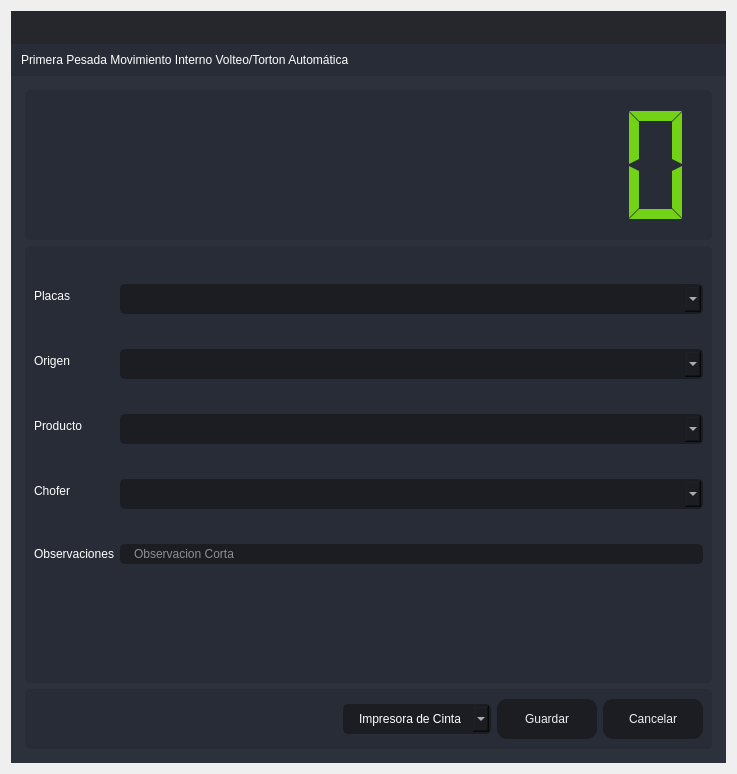
<?xml version="1.0" encoding="UTF-8"?>
<ui version="4.0">
 <class>PrimeraPTA</class>
 <widget class="QDialog" name="PrimeraPTA">
  <property name="windowModality">
   <enum>Qt::ApplicationModal</enum>
  </property>
  <property name="geometry">
   <rect>
    <x>0</x>
    <y>0</y>
    <width>737</width>
    <height>774</height>
   </rect>
  </property>
  <property name="minimumSize">
   <size>
    <width>737</width>
    <height>774</height>
   </size>
  </property>
  <property name="maximumSize">
   <size>
    <width>737</width>
    <height>774</height>
   </size>
  </property>
  <property name="windowTitle">
   <string>Primera Pesada Compra Torton Automática</string>
  </property>
  <layout class="QVBoxLayout" name="verticalLayout_6">
   <item>
    <widget class="QFrame" name="frame_main">
     <property name="styleSheet">
      <string notr="true">/* LINE EDIT */
QLineEdit {
	background-color: rgb(27, 29, 35);
	border-radius: 5px;
	border: 2px solid rgb(27, 29, 35);
	padding-left: 10px;
}
QLineEdit:hover {
	border: 2px solid rgb(64, 71, 88);
}
QLineEdit:focus {
	border: 2px solid rgb(91, 101, 124);
}

/* SCROLL BARS */
QScrollBar:horizontal {
    border: none;
    background: rgb(52, 59, 72);
    height: 14px;
    margin: 0px 21px 0 21px;
	border-radius: 0px;
}
QScrollBar::handle:horizontal {
    background: rgb(85, 170, 255);
    min-width: 25px;
	border-radius: 7px
}
QScrollBar::add-line:horizontal {
    border: none;
    background: rgb(55, 63, 77);
    width: 20px;
	border-top-right-radius: 7px;
    border-bottom-right-radius: 7px;
    subcontrol-position: right;
    subcontrol-origin: margin;
}
QScrollBar::sub-line:horizontal {
    border: none;
    background: rgb(55, 63, 77);
    width: 20px;
	border-top-left-radius: 7px;
    border-bottom-left-radius: 7px;
    subcontrol-position: left;
    subcontrol-origin: margin;
}
QScrollBar::up-arrow:horizontal, QScrollBar::down-arrow:horizontal
{
     background: none;
}
QScrollBar::add-page:horizontal, QScrollBar::sub-page:horizontal
{
     background: none;
}
 QScrollBar:vertical {
	border: none;
    background: rgb(52, 59, 72);
    width: 14px;
    margin: 21px 0 21px 0;
	border-radius: 0px;
 }
 QScrollBar::handle:vertical {	
	background: rgb(85, 170, 255);
    min-height: 25px;
	border-radius: 7px
 }
 QScrollBar::add-line:vertical {
     border: none;
    background: rgb(55, 63, 77);
     height: 20px;
	border-bottom-left-radius: 7px;
    border-bottom-right-radius: 7px;
     subcontrol-position: bottom;
     subcontrol-origin: margin;
 }
 QScrollBar::sub-line:vertical {
	border: none;
    background: rgb(55, 63, 77);
     height: 20px;
	border-top-left-radius: 7px;
    border-top-right-radius: 7px;
     subcontrol-position: top;
     subcontrol-origin: margin;
 }
 QScrollBar::up-arrow:vertical, QScrollBar::down-arrow:vertical {
     background: none;
 }

 QScrollBar::add-page:vertical, QScrollBar::sub-page:vertical {
     background: none;
 }

/* CHECKBOX */
QCheckBox::indicator {
    border: 3px solid rgb(52, 59, 72);
	width: 15px;
	height: 15px;
	border-radius: 10px;
    background: rgb(44, 49, 60);
}
QCheckBox::indicator:hover {
    border: 3px solid rgb(58, 66, 81);
}
QCheckBox::indicator:checked {
    background: 3px solid rgb(52, 59, 72);
	border: 3px solid rgb(52, 59, 72);	
	background-image: url(:/16x16/icons/16x16/cil-check-alt.png);
}

/* RADIO BUTTON */
QRadioButton::indicator {
    border: 3px solid rgb(52, 59, 72);
	width: 15px;
	height: 15px;
	border-radius: 10px;
    background: rgb(44, 49, 60);
}
QRadioButton::indicator:hover {
    border: 3px solid rgb(58, 66, 81);
}
QRadioButton::indicator:checked {
    background: 3px solid rgb(94, 106, 130);
	border: 3px solid rgb(52, 59, 72);	
}

/* COMBOBOX */
QComboBox{
	background-color: rgb(27, 29, 35);
	border-radius: 5px;
	border: 2px solid rgb(27, 29, 35);
	padding: 5px;
	padding-left: 10px;
}
QComboBox:hover{
	border: 2px solid rgb(64, 71, 88);
}
QComboBox::drop-down {
	subcontrol-origin: padding;
	subcontrol-position: top right;
	width: 25px; 
	border-left-width: 3px;
	border-left-color: rgba(39, 44, 54, 150);
	border-left-style: solid;
	border-top-right-radius: 3px;
	border-bottom-right-radius: 3px;	
	background-image: url(:/16x16/icons/16x16/cil-arrow-bottom.png);
	background-position: center;
	background-repeat: no-reperat;
 }
QComboBox QAbstractItemView {
	color: rgb(85, 170, 255);	
	background-color: rgb(27, 29, 35);
	padding: 10px;
	selection-background-color: rgb(39, 44, 54);
}

/* SLIDERS */
QSlider::groove:horizontal {
    border-radius: 9px;
    height: 18px;
	margin: 0px;
	background-color: rgb(52, 59, 72);
}
QSlider::groove:horizontal:hover {
	background-color: rgb(55, 62, 76);
}
QSlider::handle:horizontal {
    background-color: rgb(85, 170, 255);
    border: none;
    height: 18px;
    width: 18px;
    margin: 0px;
	border-radius: 9px;
}
QSlider::handle:horizontal:hover {
    background-color: rgb(105, 180, 255);
}
QSlider::handle:horizontal:pressed {
    background-color: rgb(65, 130, 195);
}

QSlider::groove:vertical {
    border-radius: 9px;
    width: 18px;
    margin: 0px;
	background-color: rgb(52, 59, 72);
}
QSlider::groove:vertical:hover {
	background-color: rgb(55, 62, 76);
}
QSlider::handle:vertical {
    background-color: rgb(85, 170, 255);
	border: none;
    height: 18px;
    width: 18px;
    margin: 0px;
	border-radius: 9px;
}
QSlider::handle:vertical:hover {
    background-color: rgb(105, 180, 255);
}
QSlider::handle:vertical:pressed {
    background-color: rgb(65, 130, 195);
}

</string>
     </property>
     <property name="frameShape">
      <enum>QFrame::NoFrame</enum>
     </property>
     <property name="frameShadow">
      <enum>QFrame::Raised</enum>
     </property>
     <layout class="QVBoxLayout" name="verticalLayout">
      <property name="spacing">
       <number>0</number>
      </property>
      <property name="leftMargin">
       <number>0</number>
      </property>
      <property name="topMargin">
       <number>0</number>
      </property>
      <property name="rightMargin">
       <number>0</number>
      </property>
      <property name="bottomMargin">
       <number>0</number>
      </property>
      <item>
       <widget class="QFrame" name="frame_top">
        <property name="minimumSize">
         <size>
          <width>0</width>
          <height>65</height>
         </size>
        </property>
        <property name="maximumSize">
         <size>
          <width>16777215</width>
          <height>65</height>
         </size>
        </property>
        <property name="styleSheet">
         <string notr="true">background-color: transparent;</string>
        </property>
        <property name="frameShape">
         <enum>QFrame::NoFrame</enum>
        </property>
        <property name="frameShadow">
         <enum>QFrame::Raised</enum>
        </property>
        <layout class="QHBoxLayout" name="horizontalLayout_3">
         <property name="spacing">
          <number>0</number>
         </property>
         <property name="leftMargin">
          <number>0</number>
         </property>
         <property name="topMargin">
          <number>0</number>
         </property>
         <property name="rightMargin">
          <number>0</number>
         </property>
         <property name="bottomMargin">
          <number>0</number>
         </property>
         <item>
          <widget class="QFrame" name="frame_toggle">
           <property name="maximumSize">
            <size>
             <width>70</width>
             <height>16777215</height>
            </size>
           </property>
           <property name="styleSheet">
            <string notr="true">background-color: rgb(27, 29, 35);</string>
           </property>
           <property name="frameShape">
            <enum>QFrame::NoFrame</enum>
           </property>
           <property name="frameShadow">
            <enum>QFrame::Raised</enum>
           </property>
           <layout class="QVBoxLayout" name="verticalLayout_3">
            <property name="spacing">
             <number>0</number>
            </property>
            <property name="leftMargin">
             <number>0</number>
            </property>
            <property name="topMargin">
             <number>0</number>
            </property>
            <property name="rightMargin">
             <number>0</number>
            </property>
            <property name="bottomMargin">
             <number>0</number>
            </property>
           </layout>
          </widget>
         </item>
         <item>
          <widget class="QFrame" name="frame_top_right">
           <property name="styleSheet">
            <string notr="true">background: transparent;</string>
           </property>
           <property name="frameShape">
            <enum>QFrame::NoFrame</enum>
           </property>
           <property name="frameShadow">
            <enum>QFrame::Raised</enum>
           </property>
           <layout class="QVBoxLayout" name="verticalLayout_2">
            <property name="spacing">
             <number>0</number>
            </property>
            <property name="leftMargin">
             <number>0</number>
            </property>
            <property name="topMargin">
             <number>0</number>
            </property>
            <property name="rightMargin">
             <number>0</number>
            </property>
            <property name="bottomMargin">
             <number>0</number>
            </property>
            <item>
             <widget class="QFrame" name="frame_top_btns">
              <property name="maximumSize">
               <size>
                <width>16777215</width>
                <height>42</height>
               </size>
              </property>
              <property name="styleSheet">
               <string notr="true">background-color: rgba(27, 29, 35, 200)</string>
              </property>
              <property name="frameShape">
               <enum>QFrame::NoFrame</enum>
              </property>
              <property name="frameShadow">
               <enum>QFrame::Raised</enum>
              </property>
              <layout class="QHBoxLayout" name="horizontalLayout_4">
               <property name="spacing">
                <number>0</number>
               </property>
               <property name="leftMargin">
                <number>0</number>
               </property>
               <property name="topMargin">
                <number>0</number>
               </property>
               <property name="rightMargin">
                <number>0</number>
               </property>
               <property name="bottomMargin">
                <number>0</number>
               </property>
               <item>
                <widget class="QFrame" name="frame_label_top_btns">
                 <property name="sizePolicy">
                  <sizepolicy hsizetype="Expanding" vsizetype="Preferred">
                   <horstretch>0</horstretch>
                   <verstretch>0</verstretch>
                  </sizepolicy>
                 </property>
                 <property name="frameShape">
                  <enum>QFrame::NoFrame</enum>
                 </property>
                 <property name="frameShadow">
                  <enum>QFrame::Raised</enum>
                 </property>
                 <layout class="QHBoxLayout" name="horizontalLayout_10">
                  <property name="spacing">
                   <number>0</number>
                  </property>
                  <property name="leftMargin">
                   <number>5</number>
                  </property>
                  <property name="topMargin">
                   <number>0</number>
                  </property>
                  <property name="rightMargin">
                   <number>10</number>
                  </property>
                  <property name="bottomMargin">
                   <number>0</number>
                  </property>
                 </layout>
                </widget>
               </item>
               <item alignment="Qt::AlignRight">
                <widget class="QFrame" name="frame_btns_right">
                 <property name="sizePolicy">
                  <sizepolicy hsizetype="Expanding" vsizetype="Preferred">
                   <horstretch>0</horstretch>
                   <verstretch>0</verstretch>
                  </sizepolicy>
                 </property>
                 <property name="maximumSize">
                  <size>
                   <width>120</width>
                   <height>16777215</height>
                  </size>
                 </property>
                 <property name="frameShape">
                  <enum>QFrame::NoFrame</enum>
                 </property>
                 <property name="frameShadow">
                  <enum>QFrame::Raised</enum>
                 </property>
                 <layout class="QHBoxLayout" name="horizontalLayout_5">
                  <property name="spacing">
                   <number>0</number>
                  </property>
                  <property name="leftMargin">
                   <number>0</number>
                  </property>
                  <property name="topMargin">
                   <number>0</number>
                  </property>
                  <property name="rightMargin">
                   <number>0</number>
                  </property>
                  <property name="bottomMargin">
                   <number>0</number>
                  </property>
                 </layout>
                </widget>
               </item>
              </layout>
             </widget>
            </item>
            <item>
             <widget class="QFrame" name="frame_top_info">
              <property name="maximumSize">
               <size>
                <width>16777215</width>
                <height>65</height>
               </size>
              </property>
              <property name="styleSheet">
               <string notr="true">background-color: rgb(39, 44, 54);</string>
              </property>
              <property name="frameShape">
               <enum>QFrame::NoFrame</enum>
              </property>
              <property name="frameShadow">
               <enum>QFrame::Raised</enum>
              </property>
              <layout class="QHBoxLayout" name="horizontalLayout_8">
               <property name="spacing">
                <number>0</number>
               </property>
               <property name="leftMargin">
                <number>10</number>
               </property>
               <property name="topMargin">
                <number>0</number>
               </property>
               <property name="rightMargin">
                <number>10</number>
               </property>
               <property name="bottomMargin">
                <number>0</number>
               </property>
               <item>
                <widget class="QLabel" name="label">
                 <property name="styleSheet">
                  <string notr="true">font: 75 16pt &quot;MS Shell Dlg 2&quot;;
color: rgb(255, 255, 255);</string>
                 </property>
                 <property name="text">
                  <string>Primera Pesada Movimiento Interno Volteo/Torton Automática</string>
                 </property>
                </widget>
               </item>
              </layout>
             </widget>
            </item>
           </layout>
          </widget>
         </item>
        </layout>
       </widget>
      </item>
      <item>
       <widget class="QFrame" name="frame_center">
        <property name="sizePolicy">
         <sizepolicy hsizetype="Expanding" vsizetype="Expanding">
          <horstretch>0</horstretch>
          <verstretch>0</verstretch>
         </sizepolicy>
        </property>
        <property name="styleSheet">
         <string notr="true">background-color: rgb(40, 44, 52);</string>
        </property>
        <property name="frameShape">
         <enum>QFrame::NoFrame</enum>
        </property>
        <property name="frameShadow">
         <enum>QFrame::Raised</enum>
        </property>
        <layout class="QHBoxLayout" name="horizontalLayout_2">
         <property name="spacing">
          <number>0</number>
         </property>
         <property name="leftMargin">
          <number>0</number>
         </property>
         <property name="topMargin">
          <number>0</number>
         </property>
         <property name="rightMargin">
          <number>0</number>
         </property>
         <property name="bottomMargin">
          <number>0</number>
         </property>
         <item>
          <widget class="QFrame" name="frame_content_right">
           <property name="styleSheet">
            <string notr="true">background-color: rgb(44, 49, 60);</string>
           </property>
           <property name="frameShape">
            <enum>QFrame::NoFrame</enum>
           </property>
           <property name="frameShadow">
            <enum>QFrame::Raised</enum>
           </property>
           <layout class="QVBoxLayout" name="verticalLayout_4">
            <property name="spacing">
             <number>0</number>
            </property>
            <property name="leftMargin">
             <number>0</number>
            </property>
            <property name="topMargin">
             <number>0</number>
            </property>
            <property name="rightMargin">
             <number>0</number>
            </property>
            <property name="bottomMargin">
             <number>0</number>
            </property>
            <item>
             <widget class="QFrame" name="frame_content">
              <property name="frameShape">
               <enum>QFrame::NoFrame</enum>
              </property>
              <property name="frameShadow">
               <enum>QFrame::Raised</enum>
              </property>
              <layout class="QVBoxLayout" name="verticalLayout_9">
               <property name="spacing">
                <number>0</number>
               </property>
               <property name="leftMargin">
                <number>5</number>
               </property>
               <property name="topMargin">
                <number>5</number>
               </property>
               <property name="rightMargin">
                <number>5</number>
               </property>
               <property name="bottomMargin">
                <number>5</number>
               </property>
               <item>
                <widget class="QStackedWidget" name="stackedWidget">
                 <property name="styleSheet">
                  <string notr="true">background: transparent;</string>
                 </property>
                 <property name="currentIndex">
                  <number>0</number>
                 </property>
                 <widget class="QWidget" name="page_home">
                  <layout class="QVBoxLayout" name="verticalLayout_10">
                   <item>
                    <widget class="QFrame" name="frame_3">
                     <property name="minimumSize">
                      <size>
                       <width>0</width>
                       <height>150</height>
                      </size>
                     </property>
                     <property name="maximumSize">
                      <size>
                       <width>16777215</width>
                       <height>150</height>
                      </size>
                     </property>
                     <property name="styleSheet">
                      <string notr="true">background-color: rgb(39, 44, 54);
border-radius: 5px;</string>
                     </property>
                     <property name="frameShape">
                      <enum>QFrame::StyledPanel</enum>
                     </property>
                     <property name="frameShadow">
                      <enum>QFrame::Raised</enum>
                     </property>
                     <layout class="QVBoxLayout" name="verticalLayout_11">
                      <item>
                       <layout class="QVBoxLayout" name="verticalLayout_8">
                        <item>
                         <widget class="QLCDNumber" name="lcdNumber_7">
                          <property name="styleSheet">
                           <string notr="true">color:rgb(115, 210, 22)</string>
                          </property>
                          <property name="digitCount">
                           <number>10</number>
                          </property>
                          <property name="segmentStyle">
                           <enum>QLCDNumber::Flat</enum>
                          </property>
                         </widget>
                        </item>
                       </layout>
                      </item>
                     </layout>
                    </widget>
                   </item>
                   <item>
                    <widget class="QFrame" name="frame">
                     <property name="styleSheet">
                      <string notr="true">background-color: rgb(39, 44, 54);
border-radius: 5px;</string>
                     </property>
                     <property name="frameShape">
                      <enum>QFrame::StyledPanel</enum>
                     </property>
                     <property name="frameShadow">
                      <enum>QFrame::Raised</enum>
                     </property>
                     <layout class="QVBoxLayout" name="verticalLayout_5">
                      <item>
                       <layout class="QVBoxLayout" name="verticalLayout_12">
                        <item>
                         <layout class="QFormLayout" name="formLayout">
                          <item row="0" column="0">
                           <widget class="QLabel" name="label_2">
                            <property name="styleSheet">
                             <string notr="true">color: rgb(255, 255, 255);
font: 75 12pt &quot;MS Shell Dlg 2&quot;;</string>
                            </property>
                            <property name="text">
                             <string>Placas</string>
                            </property>
                           </widget>
                          </item>
                          <item row="0" column="1">
                           <widget class="QComboBox" name="comboBox_placas">
                            <property name="styleSheet">
                             <string notr="true">QComboBox{
	background-color: rgb(27, 29, 35);
	border-radius: 5px;
	border: 2px solid rgb(27, 29, 35);
	padding: 5px;
	padding-left: 14px;
	color: rgb(255, 255, 255);
    font: 75 12pt &quot;MS Shell Dlg 2&quot;;
}
QComboBox:hover{
	border: 2px solid rgb(64, 71, 88);
}
QComboBox QAbstractItemView {
	color: rgb(85, 170, 255);	
	background-color: rgb(27, 29, 35);
	padding: 10px;
	selection-background-color: rgb(39, 44, 54);
}</string>
                            </property>
                           </widget>
                          </item>
                          <item row="1" column="0">
                           <widget class="QLabel" name="label_3">
                            <property name="styleSheet">
                             <string notr="true">color: rgb(255, 255, 255);
font: 75 12pt &quot;MS Shell Dlg 2&quot;;</string>
                            </property>
                            <property name="text">
                             <string>Origen</string>
                            </property>
                           </widget>
                          </item>
                          <item row="1" column="1">
                           <widget class="QComboBox" name="comboBox_origen">
                            <property name="styleSheet">
                             <string notr="true">QComboBox{
	background-color: rgb(27, 29, 35);
	border-radius: 5px;
	border: 2px solid rgb(27, 29, 35);
	padding: 5px;
	padding-left: 14px;
	color: rgb(255, 255, 255);
    font: 75 12pt &quot;MS Shell Dlg 2&quot;;
}
QComboBox:hover{
	border: 2px solid rgb(64, 71, 88);
}
QComboBox QAbstractItemView {
	color: rgb(85, 170, 255);	
	background-color: rgb(27, 29, 35);
	padding: 10px;
	selection-background-color: rgb(39, 44, 54);
}</string>
                            </property>
                           </widget>
                          </item>
                          <item row="2" column="0">
                           <widget class="QLabel" name="label_5">
                            <property name="styleSheet">
                             <string notr="true">color: rgb(255, 255, 255);
font: 75 12pt &quot;MS Shell Dlg 2&quot;;</string>
                            </property>
                            <property name="text">
                             <string>Producto</string>
                            </property>
                           </widget>
                          </item>
                          <item row="2" column="1">
                           <widget class="QComboBox" name="comboBox_productos">
                            <property name="styleSheet">
                             <string notr="true">QComboBox{
	background-color: rgb(27, 29, 35);
	border-radius: 5px;
	border: 2px solid rgb(27, 29, 35);
	padding: 5px;
	padding-left: 14px;
	color: rgb(255, 255, 255);
    font: 75 12pt &quot;MS Shell Dlg 2&quot;;
}
QComboBox:hover{
	border: 2px solid rgb(64, 71, 88);
}
QComboBox QAbstractItemView {
	color: rgb(85, 170, 255);	
	background-color: rgb(27, 29, 35);
	padding: 10px;
	selection-background-color: rgb(39, 44, 54);
}</string>
                            </property>
                           </widget>
                          </item>
                          <item row="3" column="0">
                           <widget class="QLabel" name="label_6">
                            <property name="styleSheet">
                             <string notr="true">color: rgb(255, 255, 255);
font: 75 12pt &quot;MS Shell Dlg 2&quot;;</string>
                            </property>
                            <property name="text">
                             <string>Chofer</string>
                            </property>
                           </widget>
                          </item>
                          <item row="3" column="1">
                           <widget class="QComboBox" name="comboBox_operador">
                            <property name="styleSheet">
                             <string notr="true">QComboBox{
	background-color: rgb(27, 29, 35);
	border-radius: 5px;
	border: 2px solid rgb(27, 29, 35);
	padding: 5px;
	padding-left: 14px;
	color: rgb(255, 255, 255);
    font: 75 12pt &quot;MS Shell Dlg 2&quot;;
}
QComboBox:hover{
	border: 2px solid rgb(64, 71, 88);
}
QComboBox QAbstractItemView {
	color: rgb(85, 170, 255);	
	background-color: rgb(27, 29, 35);
	padding: 10px;
	selection-background-color: rgb(39, 44, 54);
}</string>
                            </property>
                           </widget>
                          </item>
                          <item row="4" column="0">
                           <widget class="QLabel" name="label_7">
                            <property name="styleSheet">
                             <string notr="true">color: rgb(255, 255, 255);
font: 75 12pt &quot;MS Shell Dlg 2&quot;;</string>
                            </property>
                            <property name="text">
                             <string>Observaciones</string>
                            </property>
                           </widget>
                          </item>
                          <item row="5" column="0">
                           <widget class="Line" name="line">
                            <property name="orientation">
                             <enum>Qt::Horizontal</enum>
                            </property>
                           </widget>
                          </item>
                          <item row="4" column="1">
                           <widget class="QLineEdit" name="observaciones">
                            <property name="styleSheet">
                             <string notr="true">QLineEdit {
	background-color: rgb(27, 29, 35);
	border-radius: 5px;
	border: 2px solid rgb(27, 29, 35);
	padding-left: 10px;
	font: 75 12pt &quot;MS Shell Dlg 2&quot;;
	color: rgb(255, 255, 255);
}
QLineEdit:hover {
	border: 2px solid rgb(64, 71, 88);
}
QLineEdit:focus {
	border: 2px solid rgb(91, 101, 124);
}</string>
                            </property>
                            <property name="maxLength">
                             <number>125</number>
                            </property>
                            <property name="placeholderText">
                             <string>Observacion Corta</string>
                            </property>
                           </widget>
                          </item>
                          <item row="5" column="1">
                           <spacer name="verticalSpacer">
                            <property name="orientation">
                             <enum>Qt::Vertical</enum>
                            </property>
                            <property name="sizeHint" stdset="0">
                             <size>
                              <width>20</width>
                              <height>40</height>
                             </size>
                            </property>
                           </spacer>
                          </item>
                         </layout>
                        </item>
                       </layout>
                      </item>
                     </layout>
                    </widget>
                   </item>
                   <item>
                    <widget class="QFrame" name="frame_2">
                     <property name="minimumSize">
                      <size>
                       <width>0</width>
                       <height>60</height>
                      </size>
                     </property>
                     <property name="maximumSize">
                      <size>
                       <width>16777215</width>
                       <height>60</height>
                      </size>
                     </property>
                     <property name="styleSheet">
                      <string notr="true">background-color: rgb(39, 44, 54);
border-radius: 5px;</string>
                     </property>
                     <property name="frameShape">
                      <enum>QFrame::StyledPanel</enum>
                     </property>
                     <property name="frameShadow">
                      <enum>QFrame::Raised</enum>
                     </property>
                     <layout class="QHBoxLayout" name="horizontalLayout_9">
                      <item>
                       <layout class="QGridLayout" name="gridLayout">
                        <item row="0" column="2">
                         <widget class="QPushButton" name="btn_guardar">
                          <property name="minimumSize">
                           <size>
                            <width>100</width>
                            <height>40</height>
                           </size>
                          </property>
                          <property name="styleSheet">
                           <string notr="true">QPushButton {
	border-color: rgb(27, 29, 35);
	font: 75 10pt &quot;MS Shell Dlg 2&quot;;
	color: rgb(240, 240, 240);
	background-color: rgb(27, 29, 35);
	border: 0px solid;
	border-radius: 10px;	
}
QPushButton:hover {
	background-color:rgb(44, 49, 60);
	border-color: rgb(27, 29, 35);
	border: 2px solid;
}</string>
                          </property>
                          <property name="text">
                           <string>Guardar</string>
                          </property>
                         </widget>
                        </item>
                        <item row="0" column="3">
                         <widget class="QPushButton" name="btnr">
                          <property name="minimumSize">
                           <size>
                            <width>100</width>
                            <height>40</height>
                           </size>
                          </property>
                          <property name="styleSheet">
                           <string notr="true">QPushButton {
	border-color: rgb(27, 29, 35);
	font: 75 10pt &quot;MS Shell Dlg 2&quot;;
	color: rgb(240, 240, 240);
	background-color: rgb(27, 29, 35);
	border: 0px solid;
	border-radius: 10px;	
}
QPushButton:hover {
	background-color:rgb(44, 49, 60);
	border-color: rgb(27, 29, 35);
	border: 2px solid;
}</string>
                          </property>
                          <property name="text">
                           <string>Cancelar</string>
                          </property>
                         </widget>
                        </item>
                        <item row="0" column="0">
                         <spacer name="horizontalSpacer">
                          <property name="orientation">
                           <enum>Qt::Horizontal</enum>
                          </property>
                          <property name="sizeHint" stdset="0">
                           <size>
                            <width>40</width>
                            <height>20</height>
                           </size>
                          </property>
                         </spacer>
                        </item>
                        <item row="0" column="1">
                         <widget class="QComboBox" name="comboBox_impresora">
                          <property name="styleSheet">
                           <string notr="true">QComboBox{
	background-color: rgb(27, 29, 35);
	border-radius: 5px;
	border: 2px solid rgb(27, 29, 35);
	padding: 5px;
	padding-left: 14px;
	color: rgb(255, 255, 255);
    font: 75 12pt &quot;MS Shell Dlg 2&quot;;
}
QComboBox:hover{
	border: 2px solid rgb(64, 71, 88);
}
QComboBox QAbstractItemView {
	color: rgb(85, 170, 255);	
	background-color: rgb(27, 29, 35);
	padding: 10px;
	selection-background-color: rgb(39, 44, 54);
}</string>
                          </property>
                          <item>
                           <property name="text">
                            <string>Impresora de Cinta</string>
                           </property>
                          </item>
                          <item>
                           <property name="text">
                            <string>Impresora Windows</string>
                           </property>
                          </item>
                         </widget>
                        </item>
                       </layout>
                      </item>
                     </layout>
                    </widget>
                   </item>
                  </layout>
                 </widget>
                </widget>
               </item>
              </layout>
             </widget>
            </item>
           </layout>
          </widget>
         </item>
        </layout>
       </widget>
      </item>
     </layout>
    </widget>
   </item>
  </layout>
 </widget>
 <resources/>
 <connections/>
</ui>
